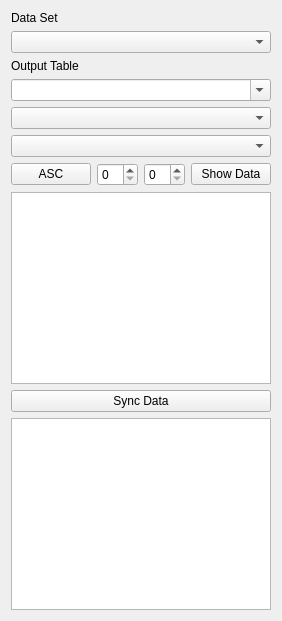
     <widget class="QWidget" name="tabCondition">
      <attribute name="title">
       <string>Condition</string>
      </attribute>
      <layout class="QVBoxLayout" name="verticalLayout_20">
       <item>
        <layout class="QHBoxLayout" name="horizontalLayout_13">
         <item>
          <layout class="QVBoxLayout" name="verticalLayout_3">
           <item>
            <widget class="QLabel" name="lblDataSet">
             <property name="text">
              <string>Data Set</string>
             </property>
             <property name="buddy">
              <cstring>cmbDataSet</cstring>
             </property>
            </widget>
           </item>
           <item>
            <widget class="QComboBox" name="cmbDataSet">
             <property name="minimumSize">
              <size>
               <width>150</width>
               <height>0</height>
              </size>
             </property>
            </widget>
           </item>
           <item>
            <widget class="QLabel" name="lblDataSet_2">
             <property name="text">
              <string>Output Table</string>
             </property>
             <property name="buddy">
              <cstring>cmbDataSet</cstring>
             </property>
            </widget>
           </item>
           <item>
            <widget class="QComboBox" name="cmbOutputDatabase">
             <property name="editable">
              <bool>true</bool>
             </property>
            </widget>
           </item>
           <item>
            <widget class="QComboBox" name="cmbOutputTable"/>
           </item>
           <item>
            <widget class="QComboBox" name="cmbOutputReference"/>
           </item>
           <item>
            <layout class="QHBoxLayout" name="horizontalLayout_5">
             <item>
              <widget class="QPushButton" name="cmdSortOrder">
               <property name="text">
                <string>ASC</string>
               </property>
              </widget>
             </item>
             <item>
              <widget class="QSpinBox" name="spDataOne"/>
             </item>
             <item>
              <widget class="QSpinBox" name="spinBox_4"/>
             </item>
             <item>
              <widget class="QPushButton" name="cmdShowData">
               <property name="text">
                <string>Show Data</string>
               </property>
              </widget>
             </item>
            </layout>
           </item>
           <item>
            <widget class="QTableView" name="lstTableSettings">
             <property name="sortingEnabled">
              <bool>true</bool>
             </property>
            </widget>
           </item>
           <item>
            <widget class="QPushButton" name="cmdsyncData">
             <property name="text">
              <string>Sync Data</string>
             </property>
            </widget>
           </item>
          </layout>
         </item>
         <item>
          <layout class="QVBoxLayout" name="verticalLayout_5"/>
         </item>
        </layout>
       </item>
       <item>
        <widget class="QTableView" name="tableView">
         <property name="sortingEnabled">
          <bool>true</bool>
         </property>
        </widget>
       </item>
      </layout>
     </widget>
